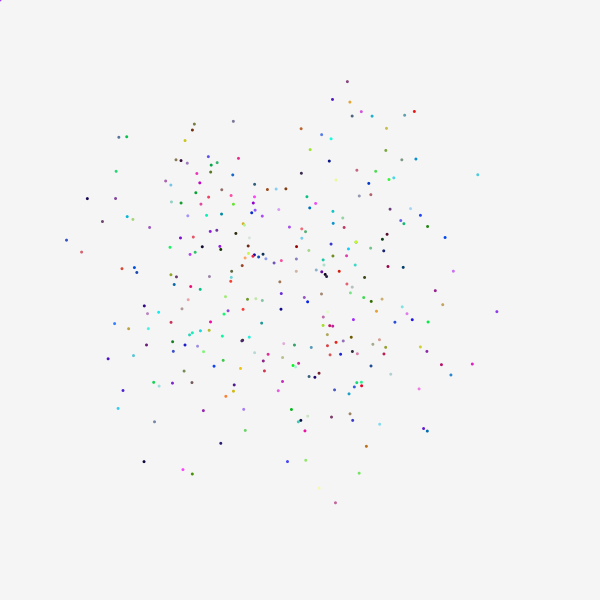
Frame 1 (no input)
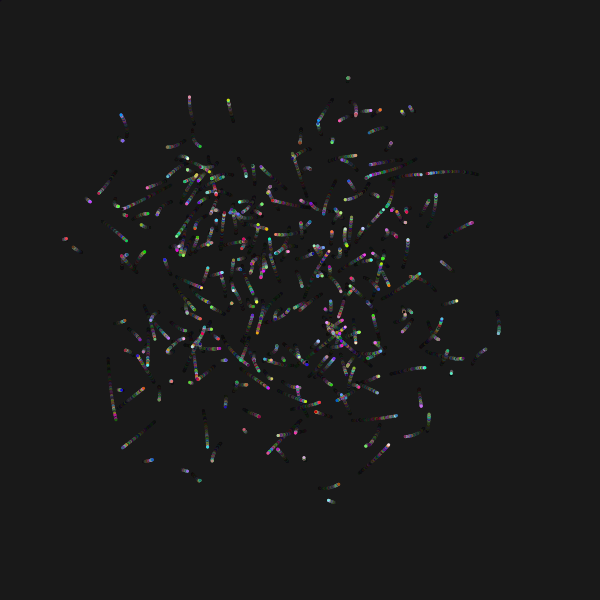
Frame 60 (the mouse pressed at the canvas centre just before this capture)
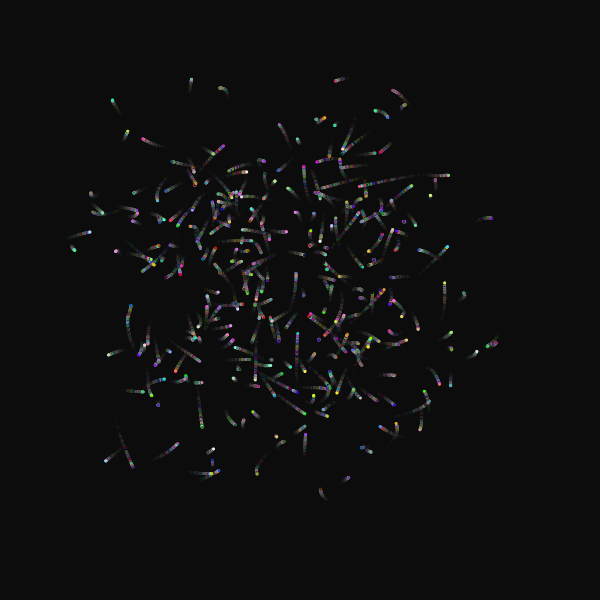
Frame 120 (the mouse held since frame 60 and released just before this capture)

The Processing sketch that drew these frames (run headless with seeded random() and noise(); from frame 60 on, the mouse is pressed at the canvas centre):

// Processing sketch: sketch_200701a
// ── sketch_200701a.pde
float x = 0;
float y = 0;
int red = 0;
int blue = 0;
int green = 0;

void setup(){
  size(600,600);
  background(#FFFFFF);
  noStroke();
}
void draw(){
   makeMagical();
  for(int i = 0; i<300; i++){
      red = (int)random(256);
      green = (int)random(256);
      blue = (int)random(256);
      fill(red, green, blue);
      ellipse(x,y,3,3);
      x = getWormX(i);
      y = getWormY(i);
  }
}
 float frequency = .001;
    float noiseInterval = PI;

    void makeMagical() {
        fill( 0, 0, 0, 10 );
        rect(0, 0, width, height);
        noStroke();
    }

    float getWormX(int i) {
        return map(noise(i*noiseInterval + frameCount * frequency), 0, 1, 0, width);
    }

    float getWormY(int i) {
        return map(noise(i*noiseInterval+1 + frameCount * frequency), 0, 1, 0, height);
    }
